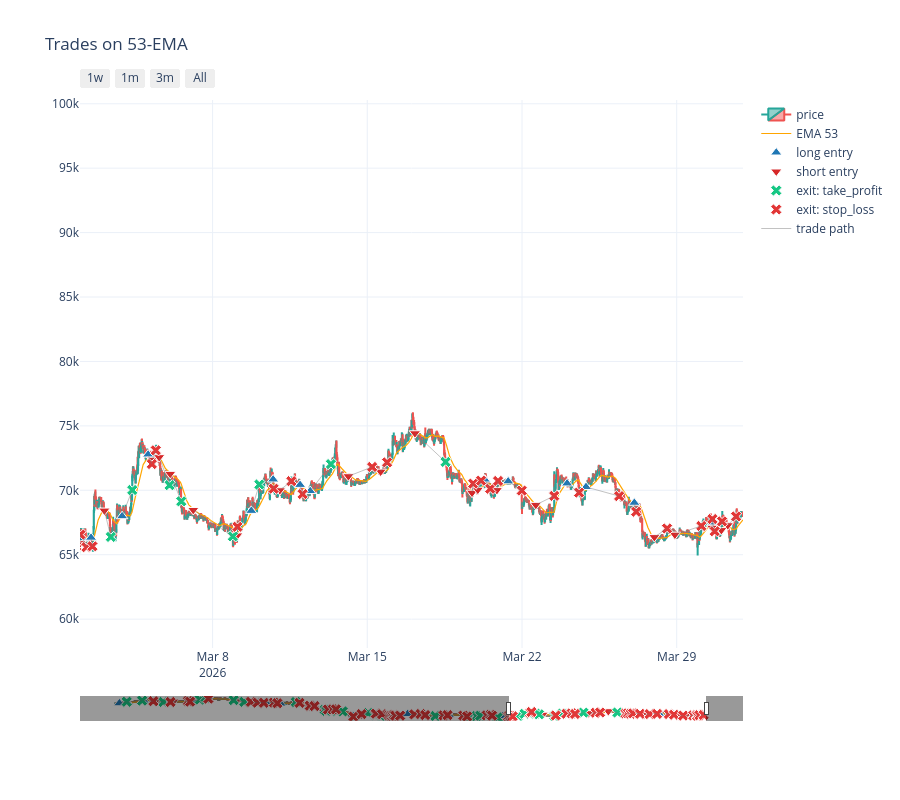

Notebook code cell kept with this figure:
### Code cell
plot_trades_on_chart(df, trades_a, cfg, initial_window_days=30)
